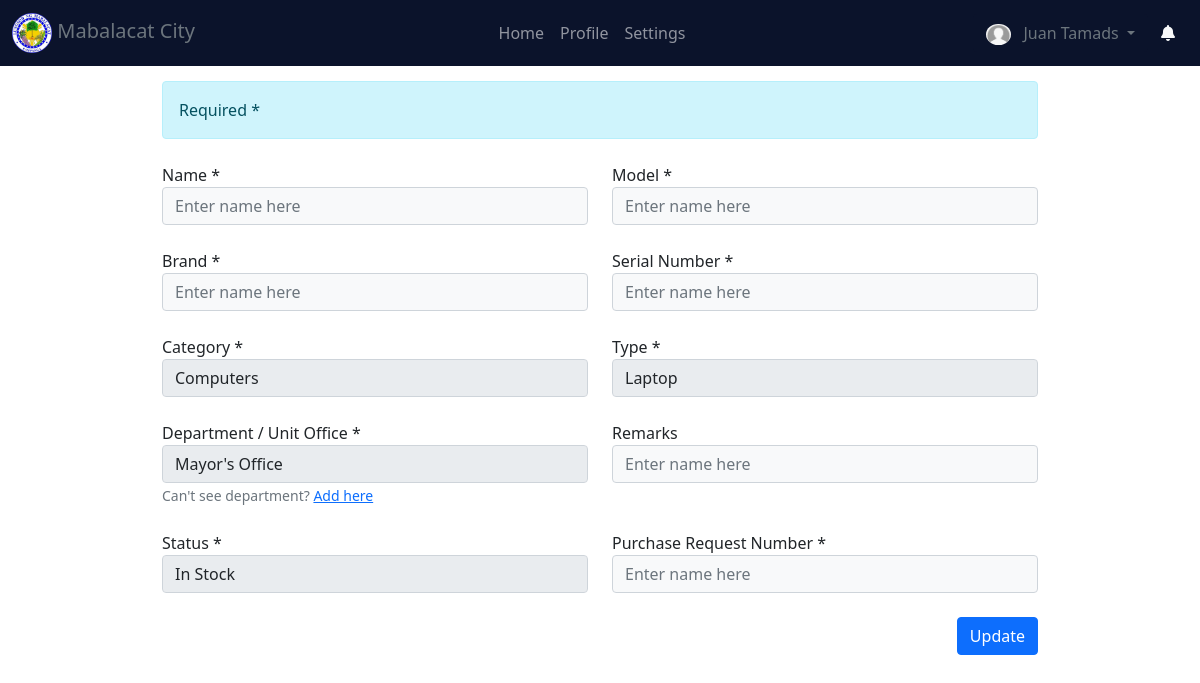
Before: /edit_item/18 (signed in) with the older database file.
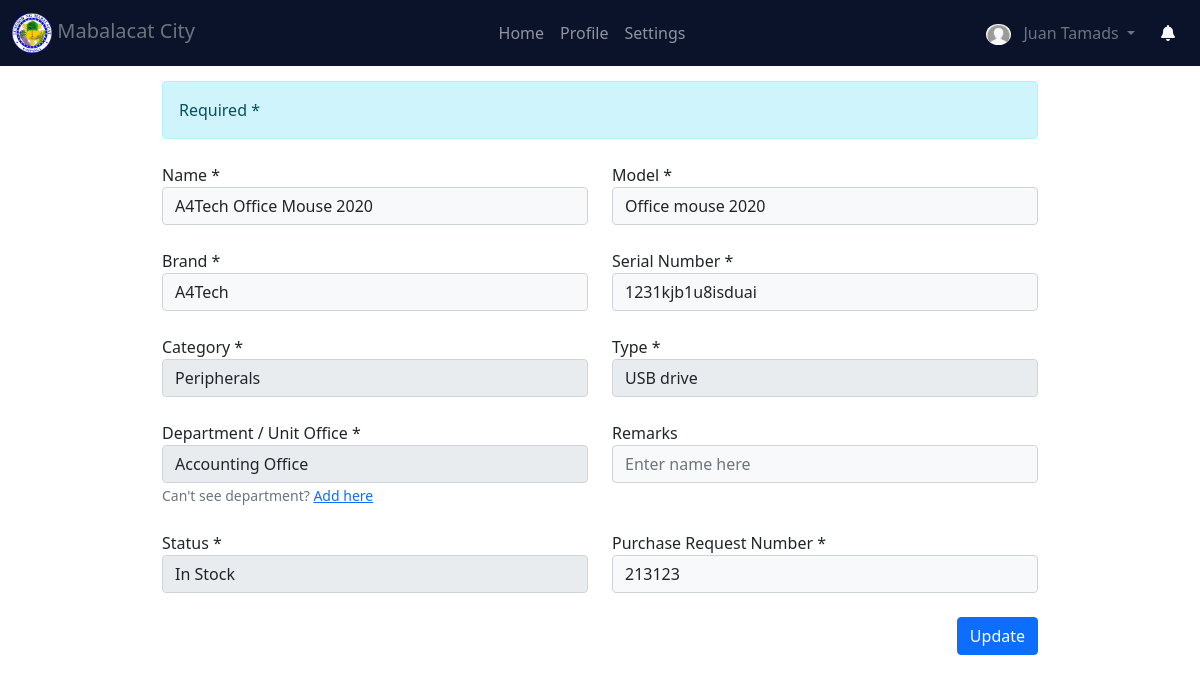
After: the same page with the newer database file.
### website/models.py (models this page shows)
class Item(db.Model):
    id = db.Column(db.Integer, primary_key=True)
    name = db.Column(db.String(150))
    model = db.Column(db.String(150))
    brand = db.Column(db.String(150))
    serial_number = db.Column(db.String(150))
    category = db.Column(db.String(150))
    item_type = db.Column(db.String(150))
    department = db.Column(db.String(150))
    remarks = db.Column(db.String(150), default="none")
    image = db.Column(db.String(255))
    status = db.Column(db.String(150))
    pr_number = db.Column(db.Integer)
    isApprove = db.Column(db.Integer, default=0)
    created_at = db.Column(db.DateTime(timezone=True), default=func.now())
    updated_at = db.Column(db.DateTime(timezone=True), default=func.now())
    user_id = db.Column(db.Integer, db.ForeignKey("user.id"))
    specs = db.relationship('Spec')
    operators = db.relationship('Operator')
    adminNotifs = db.relationship('AdminNotification')
    itemNotifs = db.relationship('ItemNotification')
    itemApproval = db.relationship('ItemApproval')

### website/inventory.py (the view, shortened to what this page needs)
@inventory.route('/edit_item/<itemid>',  methods=['GET', 'POST'])
@login_required
def edit_item(itemid):
    item_id = itemid
    item = Item.query.get(item_id)
    specs = Spec.query.filter_by(item_id=item_id).first()
    operator = Operator.query.filter_by(item_id=item_id).first()
    dept = Department.query.order_by(desc(Department.dept_name)).all()
    name = request.form.get('name')
    model = request.form.get('model')
    brand = request.form.get('brand')
    serial_number = request.form.get('serial_number')
    category = request.form.get('category')
    item_type = request.form.get('item_type')
    department = request.form.get('department')
    remarks = request.form.get('remarks')
    status = request.form.get('status')
    pr_number = request.form.get('pr_number')
    return render_template("edit_item.html", item=item, specs=specs, operator=operator, depts=dept)

### website/templates/edit_item.html (shortened to what this page needs)
{% extends "base.html" %}
{% block main_content %}
<div class="container py-3 w-75" style="margin-top: 65px;">
    <form action="" method="POST">
        <div class="mb-4">
            <div class="alert alert-info">
                Required *
            </div>
        </div>
        <div class="row mb-4">
            <div class="col-sm">
                <label>Name *</label>
                <input type="text" name="name" class="form-control bg-light" placeholder="Enter name here" value="{{ item.name }}" required>
            </div>
            <div class="col-sm">
                <label>Model *</label>
                <input type="text" name="model" class="form-control bg-light" placeholder="Enter name here" value="{{ item.model }}" required>
            </div>
        </div>
        <div class="row mb-4">
            <div class="col-sm">
                <label>Brand *</label>
                <input type="text" name="brand" class="form-control bg-light" placeholder="Enter name here" value="{{ item.brand }}" required>
            </div>
            <div class="col-sm">
                <label>Serial Number *</label>
                <input type="text" name="serial_number" class="form-control bg-light" placeholder="Enter name here" value="{{ item.serial_number }}" required>
            </div>
        </div>
        <div class="row mb-4">
            <div class="col-sm">
                <label>Category *</label>
                <select name="category" class="form-control" id="category" onchange="pcSpecs()">
                    <option value="Computers" {% if item.category == "Computers" %} selected="selected" {% endif %}>Computers</option>
                    <option value="Peripherals" {% if item.category == "Peripherals" %} selected="selected" {% endif %}>Peripherals</option>
                </select>
            </div>
            <div class="col-sm">
                <label>Type *</label>
                <select name="item_type" class="form-control">
                    <option value="Laptop" {% if item.item_type == "Laptop" %} selected="selected" {% endif %}>Laptop</option>
                    <option value="USB drive" {% if item.item_type == "USB drive" %} selected="selected" {% endif %}>USB drive</option>
                </select>
            </div>
        </div>
        <div class="row mb-4">
            <div class="col-sm">
                <label>Department / Unit Office *</label>
                <select name="department" class="form-control">
                    {% for dept in depts %}
                        <option value="{{ dept.dept_name }}"  {{'selected' if dept.dept_name == item.department}}>{{ dept.dept_name }}</option>
                    {% endfor %}
                </select>
                <small class="text-muted">Can't see department? <a href="/departments">Add here</a></small>
            </div>
            <div class="col-sm">
                <label>Remarks</label>
                <input type="text" name="remarks" class="form-control bg-light" placeholder="Enter name here" value="{{ item.remarks }}">
            </div>
        </div>
        <div class="row mb-4">
            <div class="col-sm">
                <label>Status *</label>
                <select name="status" class="form-control" id="status" onchange="operator()">
                    <option value="In Stock" {{'selected' if item.status == "In Stock"}}>In Stock</option>
                </select>
            </div>
            <div class="col-sm">
                <label>Purchase Request Number *</label>
                <input type="number" name="pr_number" class="form-control bg-light" placeholder="Enter name here" value="{{ item.pr_number }}" required>
            </div>
        </div>
        <div class="row mb-4">
            <div class="col-sm">
                <input type="submit" value="Update" class="btn btn-primary float-end">
            </div>
        </div>
    </form>
</div>
{% endblock %}

Changed rows visible on the page:
added Item: name "A4Tech Office Mouse 2020", model "Office mouse 2020", brand "A4Tech", serial_number "1231kjb1u8isduai", category "Peripherals", item_type "USB drive", pr_number "213123"
Other visible differences:
form field department: "Mayor's Office" → "Accounting Office"
form field category: "Computers" → (not shown)
form field item_type: "Laptop" → (not shown)
